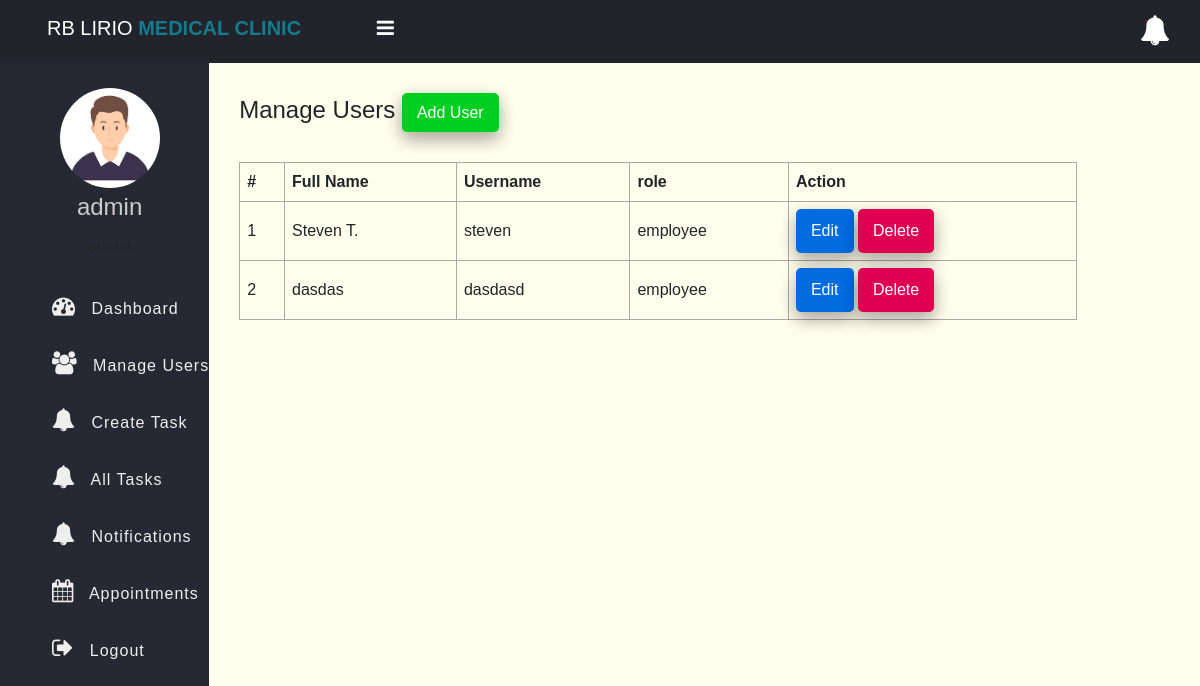
Screenshot of /user.php (signed in) with the database file from the repository.
### tables this page shows
CREATE TABLE `users` (
  `id` int(11) NOT NULL,
  `fname` varchar(255) NOT NULL,
  `mname` varchar(255) NOT NULL,
  `lname` varchar(255) NOT NULL,
  `suffix` varchar(255) NOT NULL,
  `full_name` varchar(50) NOT NULL,
  `username` varchar(50) NOT NULL,
  `password` varchar(255) NOT NULL,
  `role` varchar(255) NOT NULL,
  `created_at` timestamp NOT NULL DEFAULT current_timestamp()
);

### app/Model/User.php (called while the page is built, shortened)
<?php
function get_all_users($conn){
	$sql = "SELECT * FROM users WHERE role =? ";
	$stmt = $conn->prepare($sql);
	$stmt->execute(["employee"]);
	if($stmt->rowCount() > 0){
		$users = $stmt->fetchAll();
	}else $users = 0;
	return $users;
}
?>

### user.php (the view, shortened to what this page needs)
<?php
if (isset($_SESSION['role']) && isset($_SESSION['id']) && $_SESSION['role'] == "admin") {
    include "db_connection.php";
    include "app/Model/User.php";
    $users = get_all_users($conn);
 ?>
<!DOCTYPE html>
<html>
<head>
	<link rel="stylesheet" href="https://stackpath.bootstrapcdn.com/font-awesome/4.7.0/css/font-awesome.min.css">
	<link rel="stylesheet" href="css/style.css">
</head>
<body>
	<?php include "inc/header.php" ?>
	<div class="body">
		<?php include "inc/nav.php" ?>
		<section class="section-1">
			<h4 class="title">Manage Users <a href="add-user.php">Add User</a></h4>
			<?php if ($users != 0) { ?>
			<table class="main-table">
				<tr>
					<th>#</th>
					<th>Full Name</th>
					<th>Username</th>
					<th>role</th>
					<th>Action</th>
				</tr>
				<?php $i=0; foreach ($users as $user) { ?>
				<tr>
					<td><?=++$i?></td>
					<td><?=$user['full_name']?></td>
					<td><?=$user['username']?></td>
					<td><?=$user['role']?></td>
					<td>
						<a href="edit-user.php?id=<?=$user['id']?>" class="edit-btn">Edit</a>
						<a href="delete-user.php?id=<?=$user['id']?>" class="delete-btn">Delete</a>
					</td>
				</tr>
			   <?php	} ?>
			</table>
		<?php }else { ?>
			<h3>Empty</h3>
		<?php  }?>
		</section>
	</div>
</body>
</html>
<?php }else{
   $em = "First login";
   header("Location: login.php?error=$em");
   exit();
}
 ?>

### css/style.css (style rules this page uses)
* { padding: 0; margin: 0; box-sizing: border-box; font-family: arial, sans-serif; }
.body { display: flex; }
.section-1 { padding: 30px; }
.section-1 .title { margin-bottom: 10px; }
.section-1 .title a { text-decoration: none; display: inline-block; padding-left: 10px; border: none; background: #00CF22; padding: 10px 15px; color: #fff; font-size: 16px; border-radius: 5px; cursor: pointer; outline: none; transition: background 1s; box-shadow: 0 8px 16px 0 rgba(0,0,0,0.2), 0 6px 20px 0 rgba(0,0,0,0.19); }
.section-1 { width: 100%; background: #ffe; }
.main-table, .main-table tr, .main-table th, .main-table td { border: 1px solid #aaa; border-collapse: collapse; padding: 7px; }
.main-table { width: 90%; margin-top: 30px; }
.delete-btn { text-decoration: none; display: inline-block; padding-left: 10px; border: none; background: #E00051; padding: 10px 15px; color: #fff; font-size: 16px; border-radius: 5px; cursor: pointer; outline: none; transition: background 1s; box-shadow: 0 8px 16px 0 rgba(0,0,0,0.2), 0 6px 20px 0 rgba(0,0,0,0.19); }
.edit-btn { text-decoration: none; display: inline-block; padding-left: 10px; border: none; background: #006CE0; padding: 10px 15px; color: #fff; font-size: 16px; border-radius: 5px; cursor: pointer; outline: none; transition: background 1s; box-shadow: 0 8px 16px 0 rgba(0,0,0,0.2), 0 6px 20px 0 rgba(0,0,0,0.19); }

### rows the page displays
users: full_name "Steven T.", username "steven", role "employee"
users: full_name "dasdas", username "dasdasd", role "employee"

### other values shown
$_SESSION['username'] "admin"
